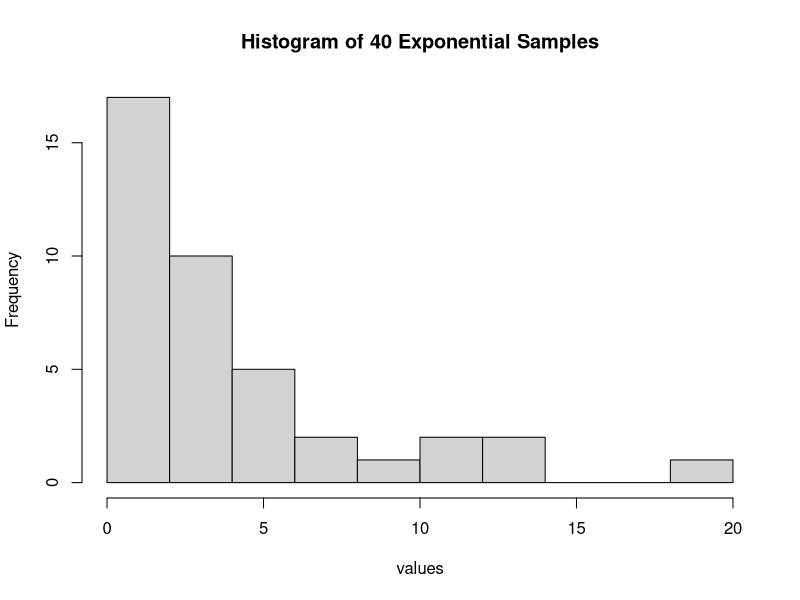
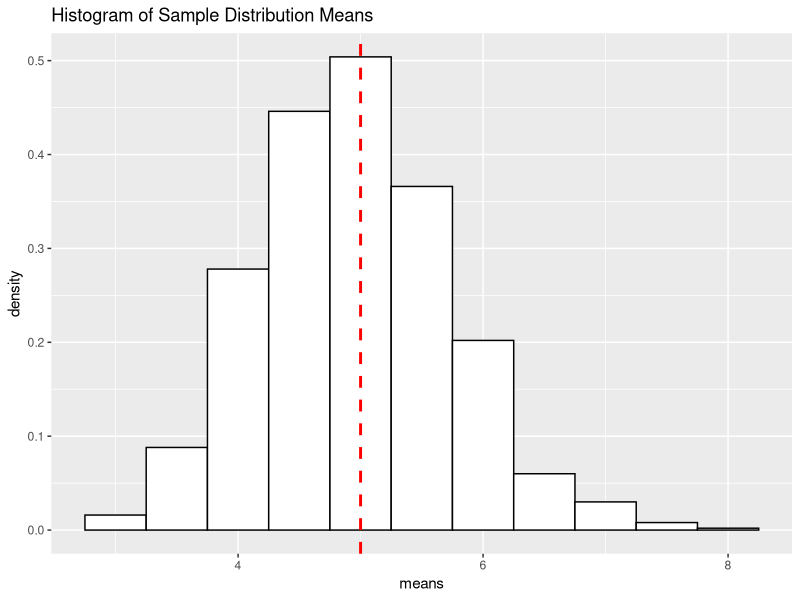
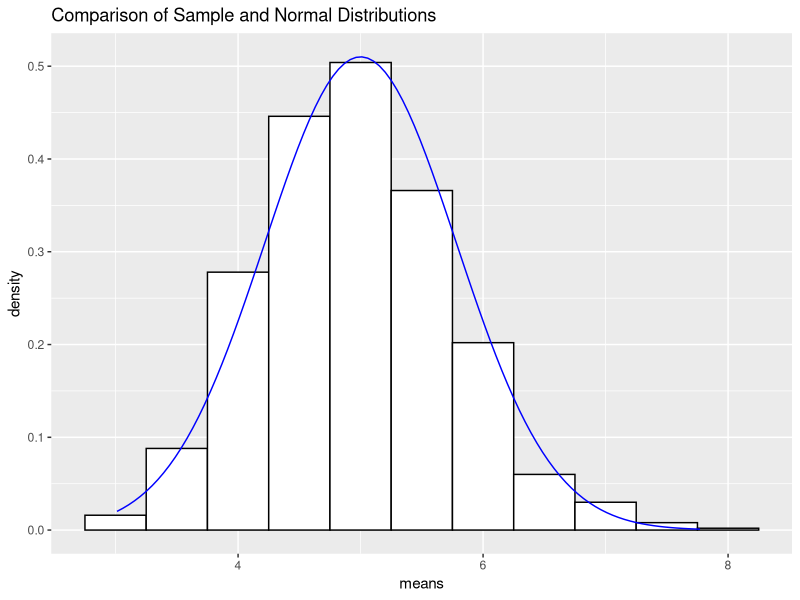
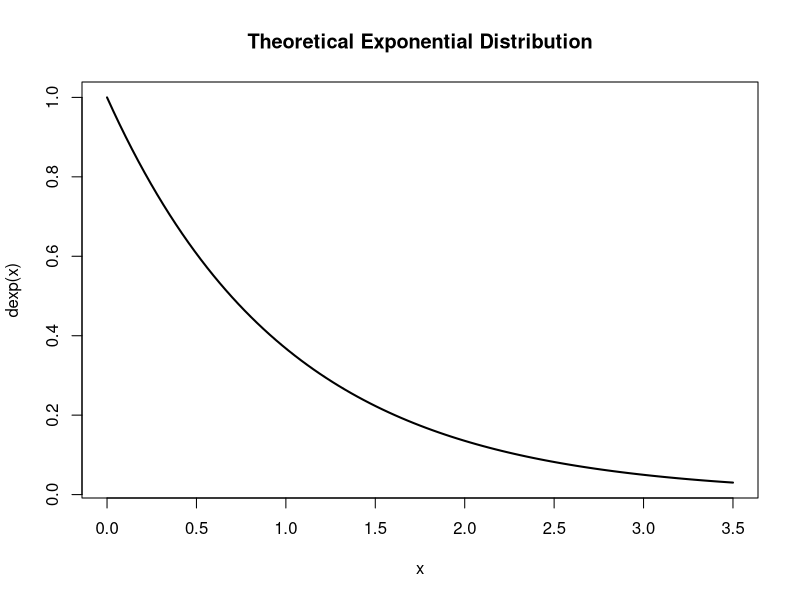

Here is the R script that generated these plots, in order:
## ---- chunk 1
library(ggplot2)
lambda = 0.2
nosim = 1000
set.seed(727)
## ---- chunk 2
exp40 <- rexp(40, lambda)
## ---- chunk 3
hist(exp40, main="Histogram of 40 Exponential Samples", xlab="values")
## ---- chunk 4
mydata = data.frame(means =1:nosim)
for (i in 1:nosim) mydata$means[i]= mean(rexp(40, lambda))
## ---- chunk 5
ggplot(mydata, aes(x=means)) + 
  geom_histogram(aes(y = ..density..), binwidth=.5, color="black", fill="white") + 
  geom_vline(aes(xintercept=1/lambda), color="red", linetype="dashed", size=1) + 
  ggtitle("Histogram of Sample Distribution Means")
## ---- chunk 6
var(mydata$means) # variance of 1000 means
var(exp40) # variance of 40 individual samples
## ---- chunk 7
ggplot(mydata, aes(x=means)) + 
  geom_histogram(aes(y = ..density..), binwidth=.5, color="black", fill="white") + 
  stat_function(fun=dnorm, color="blue", args=list(mean=1/lambda, sd=sd(mydata$means))) + 
  ggtitle("Comparison of Sample and Normal Distributions")
## ---- chunk 8
g <- ggplot(mydata, aes(x=means)) + 
  geom_histogram(aes(y = ..density..), binwidth=.5, color="black", fill="white") + 
  stat_function(fun=dnorm, color="blue", args=list(mean=1/lambda, sd=sd(mydata$means))) + 
  geom_vline(aes(xintercept=1/lambda), color="red", linetype="dashed", size=1) + 
  ggtitle("Sample vs Normal Distribution")
## ---- chunk 9
curve(dexp, 0, 3.5, lwd=2, main="Theoretical Exponential Distribution")
